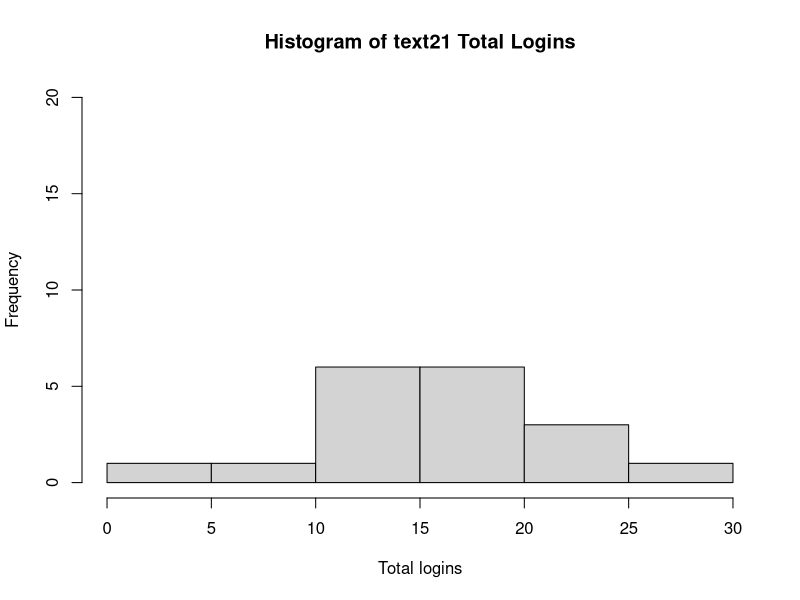
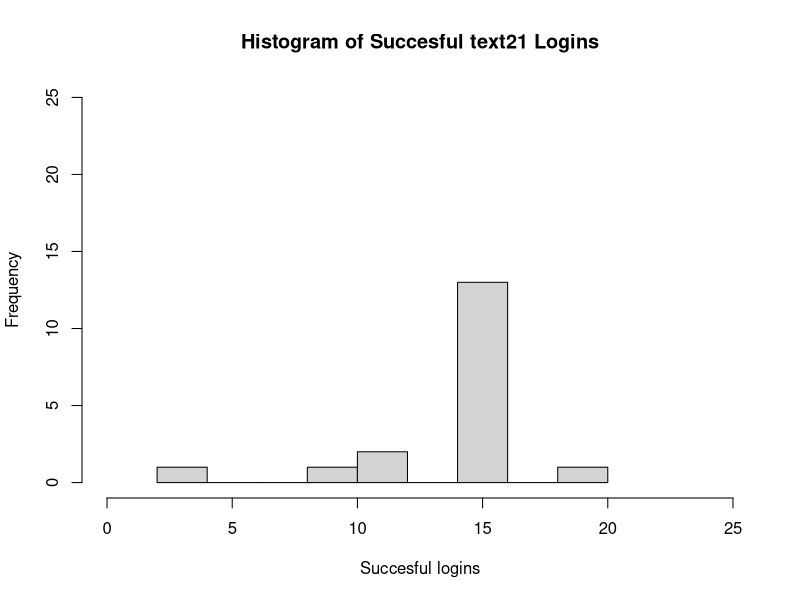
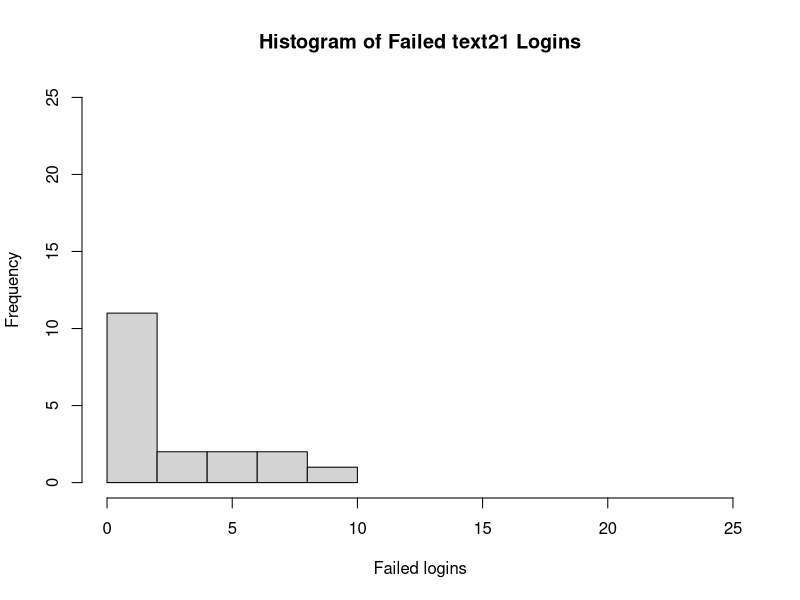
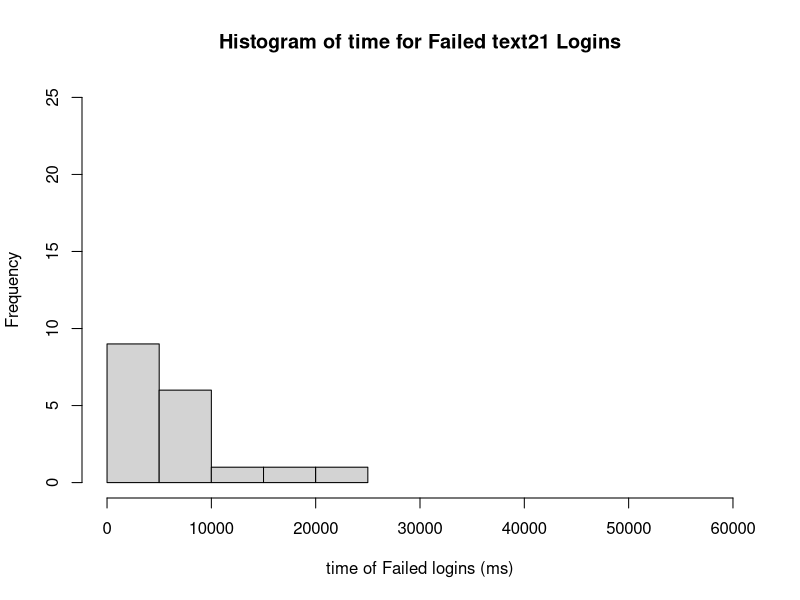
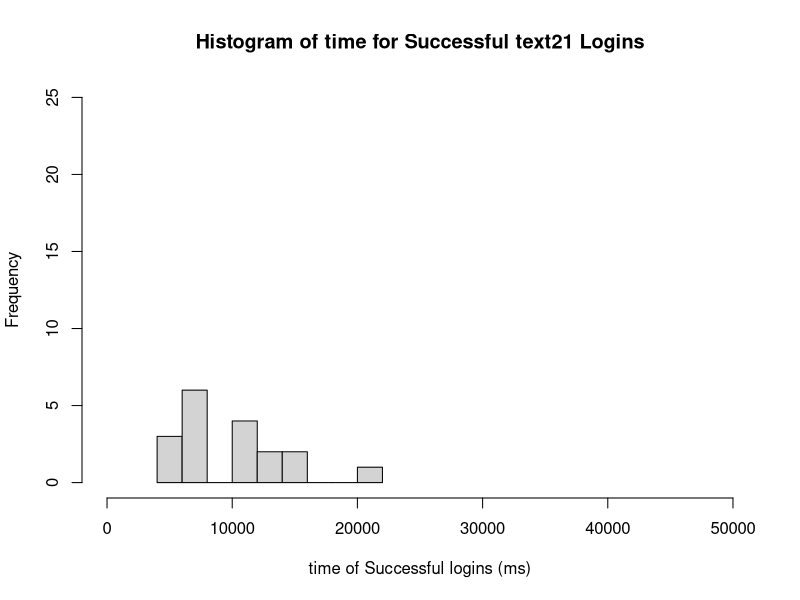
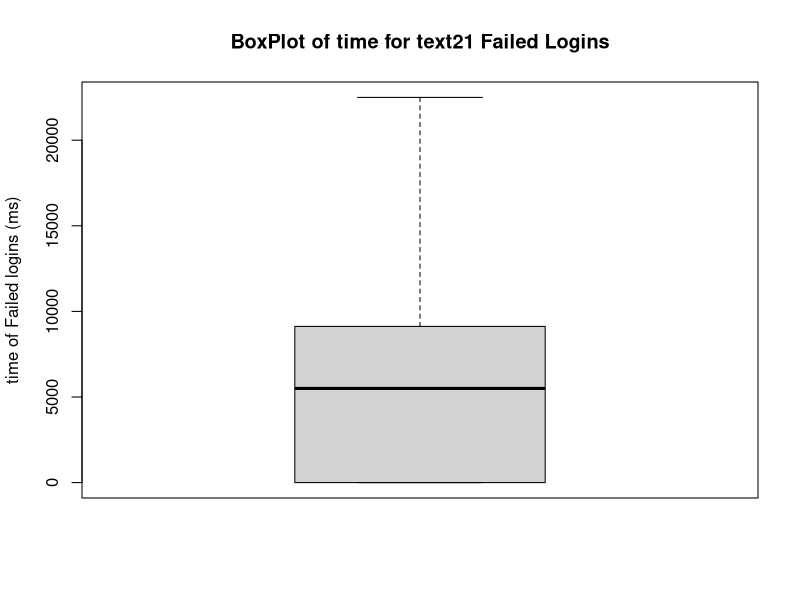
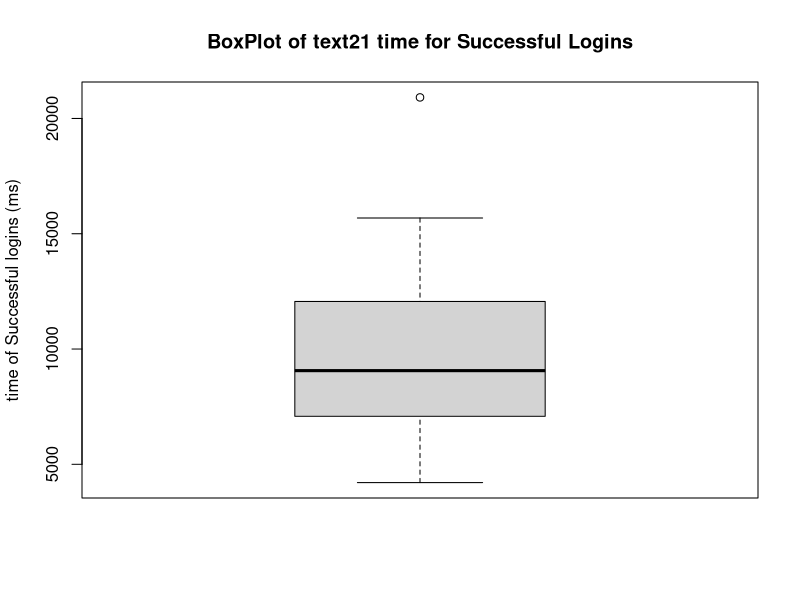
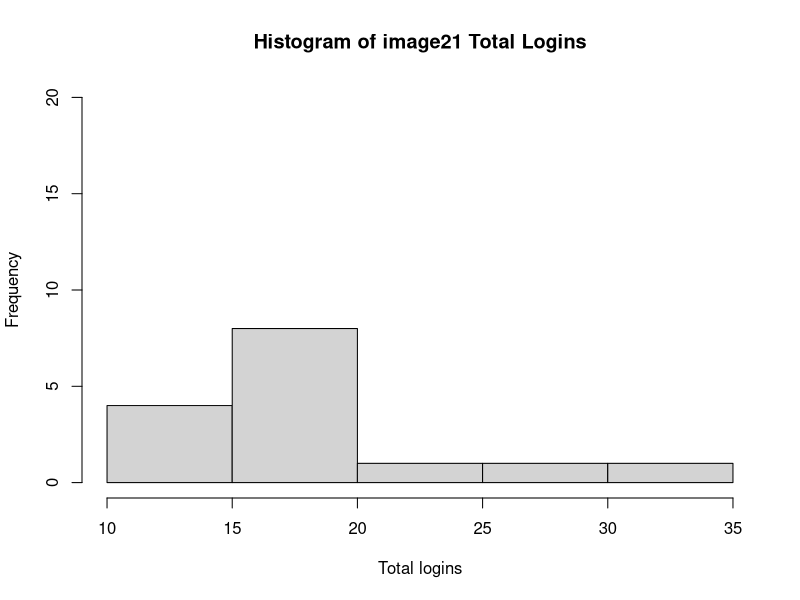

The R source for these figures, in order:
mydata <- read.csv("../data/loginData.csv")
attach(mydata)
print(mydata)

print("for TEXT21")
print("Mean for total login")
print(mean(Logins.Total[scheme=="testtextrandom"]))
print("Mean for successful login")
print(mean(Logins.success[scheme=="testtextrandom"]))
print("Mean for Failed login")
print(mean(Logins.Failure[scheme=="testtextrandom"]))

print("Median for total login")
print(median(Logins.Total[scheme=="testtextrandom"]))
print("Median for successful login")
print(median(Logins.success[scheme=="testtextrandom"]))
print("Median for Failed login")
print(median(Logins.Failure[scheme=="testtextrandom"]))

print("sd for Total login")
print(sd(Logins.Total[scheme=="testtextrandom"]))
print("sd for Successful login")
print(sd(Logins.success[scheme=="testtextrandom"]))
print("sd for Failed login")
print(sd(Logins.Failure[scheme=="testtextrandom"]))

print("Mean for successful login time")
print(mean(Logins.avgSuccess[scheme=="testtextrandom"]))
print("Mean for failed login time")
print(mean(Logins.avgFail[scheme=="testtextrandom"]))

print("Median for successful login time")
print(median(Logins.avgSuccess[scheme=="testtextrandom"]))
print("Median for failed login time")
print(median(Logins.avgFail[scheme=="testtextrandom"]))

print("sd for successful login time")
print(sd(Logins.avgSuccess[scheme=="testtextrandom"]))
print("sd for failed login time")
print(sd(Logins.avgFail[scheme=="testtextrandom"]))


hist(Logins.Total[scheme=="testtextrandom"], ylim=c(0,20),breaks=7, main="Histogram of text21 Total Logins", xlab = "Total logins")

hist(Logins.success[scheme=="testtextrandom"], ylim=c(0,25), xlim=c(0,25), main="Histogram of Succesful text21 Logins", xlab = "Succesful logins")

hist(Logins.Failure[scheme=="testtextrandom"], ylim=c(0,25), xlim=c(0,25), main="Histogram of Failed text21 Logins", xlab = "Failed logins")

hist(Logins.avgFail[scheme=="testtextrandom"], ylim=c(0,25), xlim=c(0,60000), main="Histogram of time for Failed text21 Logins", xlab = "time of Failed logins (ms)")

hist(Logins.avgSuccess[scheme=="testtextrandom"], ylim=c(0,25), xlim=c(0,50000), main="Histogram of time for Successful text21 Logins", xlab = "time of Successful logins (ms)")

boxplot(Logins.avgFail[scheme=="testtextrandom"], main ="BoxPlot of time for text21 Failed Logins", ylab = "time of Failed logins (ms)")

boxplot(Logins.avgSuccess[scheme=="testtextrandom"],main ="BoxPlot of text21 time for Successful Logins", ylab = "time of Successful logins (ms)")


print("for IMAGE21")
print("Mean for total login")
print(mean(Logins.Total[scheme=="testpasstiles"]))
print("Mean for successful login")
print(mean(Logins.success[scheme=="testpasstiles"]))
print("Mean for Failed login")
print(mean(Logins.Failure[scheme=="testpasstiles"]))

print("Median for total login")
print(median(Logins.Total[scheme=="testpasstiles"]))
print("Median for successful login")
print(median(Logins.success[scheme=="testpasstiles"]))
print("Median for Failed login")
print(median(Logins.Failure[scheme=="testpasstiles"]))

print("sd for Total login")
print(sd(Logins.Total[scheme=="testpasstiles"]))
print("sd for Successful login")
print(sd(Logins.success[scheme=="testpasstiles"]))
print("sd for Failed login")
print(sd(Logins.Failure[scheme=="testpasstiles"]))

print("Mean for successful login time")
print(mean(Logins.avgSuccess[scheme=="testpasstiles"]))
print("Mean for failed login time")
print(mean(Logins.avgFail[scheme=="testpasstiles"]))

print("Median for successful login time")
print(median(Logins.avgSuccess[scheme=="testpasstiles"]))
print("Median for failed login time")
print(median(Logins.avgFail[scheme=="testpasstiles"]))

print("sd for successful login time")
print(sd(Logins.avgSuccess[scheme=="testpasstiles"]))
print("sd for failed login time")
print(sd(Logins.avgFail[scheme=="testpasstiles"]))


hist(Logins.Total[scheme=="testpasstiles"], ylim=c(0,20),breaks=7, main="Histogram of image21 Total Logins", xlab = "Total logins")

hist(Logins.success[scheme=="testpasstiles"], ylim=c(0,25), xlim=c(0,25), main="Histogram of Succesful image21 Logins", xlab = "Succesful logins")

hist(Logins.Failure[scheme=="testpasstiles"], ylim=c(0,25), xlim=c(0,25), main="Histogram of Failed image21 Logins", xlab = "Failed logins")

hist(Logins.avgFail[scheme=="testpasstiles"], ylim=c(0,25), xlim=c(0,60000), main="Histogram of time for Failed image21 Logins", xlab = "time of Failed logins (ms)")

hist(Logins.avgSuccess[scheme=="testpasstiles"], ylim=c(0,25), xlim=c(0,50000), main="Histogram of time for Successful image21 Logins", xlab = "time of Successful logins (ms)")

boxplot(Logins.avgFail[scheme=="testpasstiles"], main ="BoxPlot of time for image21 Failed Logins", ylab = "time of Failed logins (ms)")

boxplot(Logins.avgSuccess[scheme=="testpasstiles"],main ="BoxPlot of image21 time for Successful Logins", ylab = "time of Successful logins (ms)")
